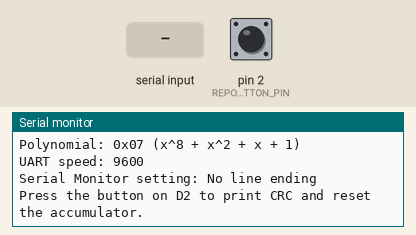
Recording of a sketch running on a simulated Arduino Uno, built with avr-gcc and run on an emulated ATmega328P. Parts: the last lines printed to the serial monitor. The test bench sets the inputs (shaded band); at power-on: pin 2 (REPORT_BUTTON_PIN) HIGH.

Above: at 1.3 s.
1.4 s: pin 2 (REPORT_BUTTON_PIN) pulled LOW for 0.15 s
At 2.2 s:
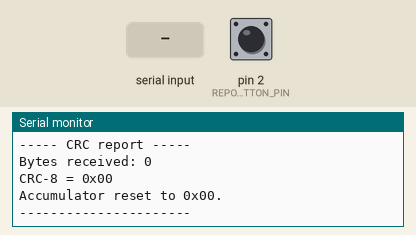
3.0 s: "1" received over Serial
At 4.2 s:
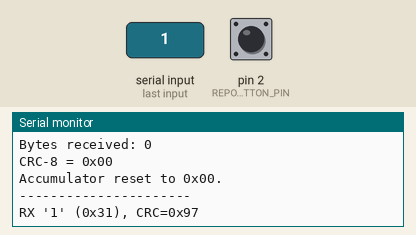
4.5 s: "0" received over Serial
At 5.5 s:
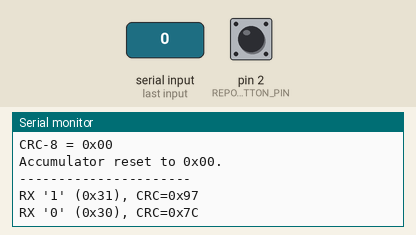
6.0 s: pin 2 (REPORT_BUTTON_PIN) pulled LOW for 1 s
At 6.9 s:
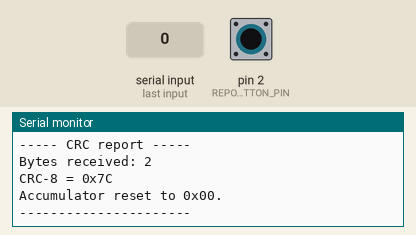
8.5 s: "2" received over Serial
At 9.7 s:
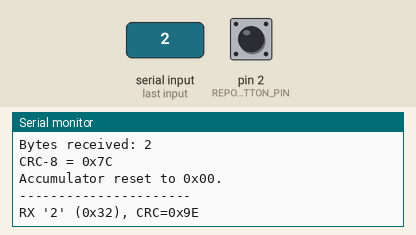
10.0 s: pin 2 (REPORT_BUTTON_PIN) pulled LOW for 0.15 s
At 11.2 s:
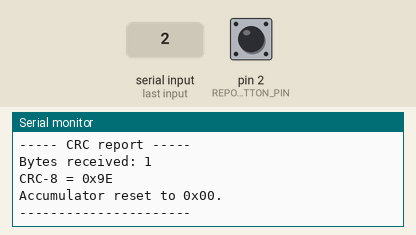

Measured:
- after the input at 1.4 s, the serial monitor: prints a new line after 0.05 s (image 1)
- after the input at 3.0 s, the serial monitor: prints a new line at once (image 2)
- after the input at 4.5 s, the serial monitor: prints a new line at once (image 3)
- after the input at 6.0 s, the serial monitor: prints a new line after 0.05 s (image 4)
- after the input at 8.5 s, the serial monitor: prints a new line at once (image 5)
- after the input at 10.0 s, the serial monitor: prints a new line after 0.05 s (image 6)

The sketch:

sketch.ino
```cpp
#include <Arduino.h>

const uint8_t REPORT_BUTTON_PIN = 2;
const uint8_t CRC_POLYNOMIAL = 0x07;  // x^8 + x^2 + x + 1
const unsigned long SERIAL_BAUDRATE = 9600;
const unsigned long DEBOUNCE_DELAY_MS = 50;

uint8_t currentCrc = 0x00;
unsigned long bytesReceived = 0;

bool lastButtonReading = HIGH;
bool stableButtonState = HIGH;
unsigned long lastDebounceTime = 0;

uint8_t updateCrc8(uint8_t crc, uint8_t dataByte) {
  crc ^= dataByte;

  for (uint8_t bit = 0; bit < 8; bit++) {
    if (crc & 0x80) {
      crc = static_cast<uint8_t>((crc << 1) ^ CRC_POLYNOMIAL);
    } else {
      crc <<= 1;
    }
  }

  return crc;
}

void printHexByte(uint8_t value) {
  if (value < 0x10) {
    Serial.print('0');
  }
  Serial.print(value, HEX);
}

void printByteDescription(uint8_t value) {
  if (value >= 32 && value <= 126) {
    Serial.print('\'');
    Serial.print(static_cast<char>(value));
    Serial.print('\'');
  } else {
    Serial.print(F("non-printable"));
  }
}

void handleIncomingUart() {
  while (Serial.available() > 0) {
    uint8_t receivedByte = static_cast<uint8_t>(Serial.read());
    currentCrc = updateCrc8(currentCrc, receivedByte);
    bytesReceived++;

    Serial.print(F("RX "));
    printByteDescription(receivedByte);
    Serial.print(F(" (0x"));
    printHexByte(receivedByte);
    Serial.print(F("), CRC=0x"));
    printHexByte(currentCrc);
    Serial.println();
  }
}

void printAndResetCrc() {
  Serial.println(F("----- CRC report -----"));
  Serial.print(F("Bytes received: "));
  Serial.println(bytesReceived);
  Serial.print(F("CRC-8 = 0x"));
  printHexByte(currentCrc);
  Serial.println();
  Serial.println(F("Accumulator reset to 0x00."));
  Serial.println(F("----------------------"));

  currentCrc = 0x00;
  bytesReceived = 0;
}

void handleReportButton() {
  bool reading = digitalRead(REPORT_BUTTON_PIN);

  if (reading != lastButtonReading) {
    lastDebounceTime = millis();
    lastButtonReading = reading;
  }

  if ((millis() - lastDebounceTime) > DEBOUNCE_DELAY_MS && reading != stableButtonState) {
    stableButtonState = reading;

    if (stableButtonState == LOW) {
      printAndResetCrc();
    }
  }
}

void setup() {
  pinMode(REPORT_BUTTON_PIN, INPUT_PULLUP);
  Serial.begin(SERIAL_BAUDRATE);

  Serial.println(F("Lab 3 / CRC-8 UART server / reset mode"));
  Serial.println(F("Polynomial: 0x07 (x^8 + x^2 + x + 1)"));
  Serial.println(F("UART speed: 9600"));
  Serial.println(F("Serial Monitor setting: No line ending"));
  Serial.println(F("Press the button on D2 to print CRC and reset the accumulator."));
}

void loop() {
  handleIncomingUart();
  handleReportButton();
}
```
